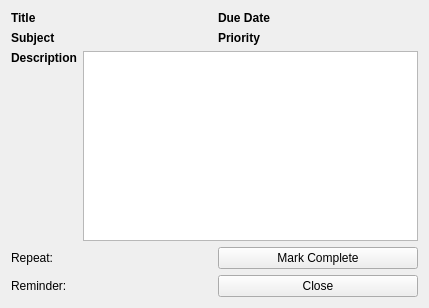
<?xml version="1.0" encoding="UTF-8"?>
<ui version="4.0">
 <class>viewevent</class>
 <widget class="QWidget" name="viewevent">
  <property name="geometry">
   <rect>
    <x>0</x>
    <y>0</y>
    <width>429</width>
    <height>308</height>
   </rect>
  </property>
  <property name="windowTitle">
   <string/>
  </property>
  <layout class="QGridLayout" name="gridLayout">
   <item row="2" column="0">
    <layout class="QHBoxLayout" name="horizontalLayout_3">
     <item>
      <widget class="QLabel" name="label">
       <property name="font">
        <font>
         <bold>true</bold>
        </font>
       </property>
       <property name="text">
        <string>Description</string>
       </property>
       <property name="alignment">
        <set>Qt::AlignLeading|Qt::AlignLeft|Qt::AlignTop</set>
       </property>
      </widget>
     </item>
     <item>
      <widget class="QTextBrowser" name="descriptionText"/>
     </item>
    </layout>
   </item>
   <item row="3" column="0">
    <layout class="QHBoxLayout" name="horizontalLayout_6">
     <item>
      <layout class="QHBoxLayout" name="horizontalLayout_4">
       <item>
        <widget class="QLabel" name="repeatLabel">
         <property name="text">
          <string>Repeat:</string>
         </property>
        </widget>
       </item>
       <item>
        <widget class="QLabel" name="repeatText">
         <property name="text">
          <string/>
         </property>
        </widget>
       </item>
      </layout>
     </item>
     <item>
      <widget class="QPushButton" name="completeButton">
       <property name="text">
        <string>Mark Complete</string>
       </property>
       <property name="flat">
        <bool>false</bool>
       </property>
      </widget>
     </item>
    </layout>
   </item>
   <item row="4" column="0">
    <layout class="QHBoxLayout" name="horizontalLayout_7">
     <item>
      <layout class="QHBoxLayout" name="horizontalLayout_5">
       <item>
        <widget class="QLabel" name="reminderLabel">
         <property name="text">
          <string>Reminder:</string>
         </property>
        </widget>
       </item>
       <item>
        <widget class="QLabel" name="reminderText">
         <property name="text">
          <string/>
         </property>
        </widget>
       </item>
      </layout>
     </item>
     <item>
      <widget class="QPushButton" name="pushButton">
       <property name="text">
        <string>Close</string>
       </property>
      </widget>
     </item>
    </layout>
   </item>
   <item row="0" column="0">
    <layout class="QHBoxLayout" name="horizontalLayout_2">
     <item>
      <widget class="QLabel" name="titleLabel">
       <property name="font">
        <font>
         <bold>true</bold>
        </font>
       </property>
       <property name="text">
        <string>Title</string>
       </property>
      </widget>
     </item>
     <item>
      <widget class="QLabel" name="titleText">
       <property name="text">
        <string/>
       </property>
      </widget>
     </item>
     <item>
      <widget class="QLabel" name="dueLabel">
       <property name="font">
        <font>
         <bold>true</bold>
        </font>
       </property>
       <property name="text">
        <string>Due Date</string>
       </property>
      </widget>
     </item>
     <item>
      <widget class="QLabel" name="dueText">
       <property name="text">
        <string/>
       </property>
      </widget>
     </item>
    </layout>
   </item>
   <item row="1" column="0">
    <layout class="QHBoxLayout" name="horizontalLayout">
     <item>
      <widget class="QLabel" name="subjectLabel">
       <property name="font">
        <font>
         <bold>true</bold>
        </font>
       </property>
       <property name="text">
        <string>Subject</string>
       </property>
      </widget>
     </item>
     <item>
      <widget class="QLabel" name="subjectText">
       <property name="text">
        <string/>
       </property>
      </widget>
     </item>
     <item>
      <widget class="QLabel" name="priorityLabel">
       <property name="font">
        <font>
         <bold>true</bold>
        </font>
       </property>
       <property name="text">
        <string>Priority</string>
       </property>
      </widget>
     </item>
     <item>
      <widget class="QLabel" name="priorityText">
       <property name="text">
        <string/>
       </property>
      </widget>
     </item>
    </layout>
   </item>
  </layout>
 </widget>
 <resources/>
 <connections/>
</ui>
